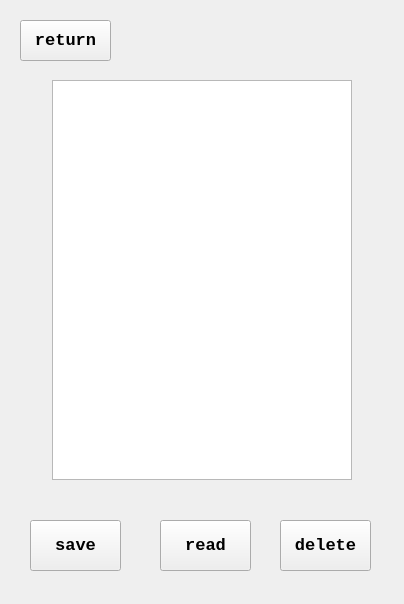
<?xml version="1.0" encoding="UTF-8"?>
<ui version="4.0">
 <class>archivewidget</class>
 <widget class="QWidget" name="archivewidget">
  <property name="geometry">
   <rect>
    <x>0</x>
    <y>0</y>
    <width>404</width>
    <height>604</height>
   </rect>
  </property>
  <property name="minimumSize">
   <size>
    <width>404</width>
    <height>604</height>
   </size>
  </property>
  <property name="maximumSize">
   <size>
    <width>404</width>
    <height>604</height>
   </size>
  </property>
  <property name="windowTitle">
   <string>2048</string>
  </property>
  <widget class="QListWidget" name="infoList">
   <property name="geometry">
    <rect>
     <x>52</x>
     <y>80</y>
     <width>300</width>
     <height>400</height>
    </rect>
   </property>
   <property name="minimumSize">
    <size>
     <width>300</width>
     <height>400</height>
    </size>
   </property>
   <property name="maximumSize">
    <size>
     <width>300</width>
     <height>400</height>
    </size>
   </property>
   <property name="font">
    <font>
     <family>Consolas</family>
     <pointsize>10</pointsize>
     <weight>75</weight>
     <italic>true</italic>
     <bold>true</bold>
    </font>
   </property>
  </widget>
  <widget class="QPushButton" name="savegame">
   <property name="geometry">
    <rect>
     <x>30</x>
     <y>520</y>
     <width>91</width>
     <height>51</height>
    </rect>
   </property>
   <property name="font">
    <font>
     <family>Consolas</family>
     <pointsize>13</pointsize>
     <weight>75</weight>
     <bold>true</bold>
    </font>
   </property>
   <property name="text">
    <string>save</string>
   </property>
  </widget>
  <widget class="QPushButton" name="readgame">
   <property name="geometry">
    <rect>
     <x>160</x>
     <y>520</y>
     <width>91</width>
     <height>51</height>
    </rect>
   </property>
   <property name="font">
    <font>
     <family>Consolas</family>
     <pointsize>13</pointsize>
     <weight>75</weight>
     <bold>true</bold>
    </font>
   </property>
   <property name="text">
    <string>read</string>
   </property>
  </widget>
  <widget class="QPushButton" name="deletegame">
   <property name="geometry">
    <rect>
     <x>280</x>
     <y>520</y>
     <width>91</width>
     <height>51</height>
    </rect>
   </property>
   <property name="font">
    <font>
     <family>Consolas</family>
     <pointsize>13</pointsize>
     <weight>75</weight>
     <bold>true</bold>
    </font>
   </property>
   <property name="text">
    <string>delete</string>
   </property>
  </widget>
  <widget class="QPushButton" name="returngame">
   <property name="geometry">
    <rect>
     <x>20</x>
     <y>20</y>
     <width>91</width>
     <height>41</height>
    </rect>
   </property>
   <property name="font">
    <font>
     <family>Consolas</family>
     <pointsize>13</pointsize>
     <weight>75</weight>
     <bold>true</bold>
    </font>
   </property>
   <property name="text">
    <string>return</string>
   </property>
  </widget>
 </widget>
 <resources/>
 <connections/>
</ui>
